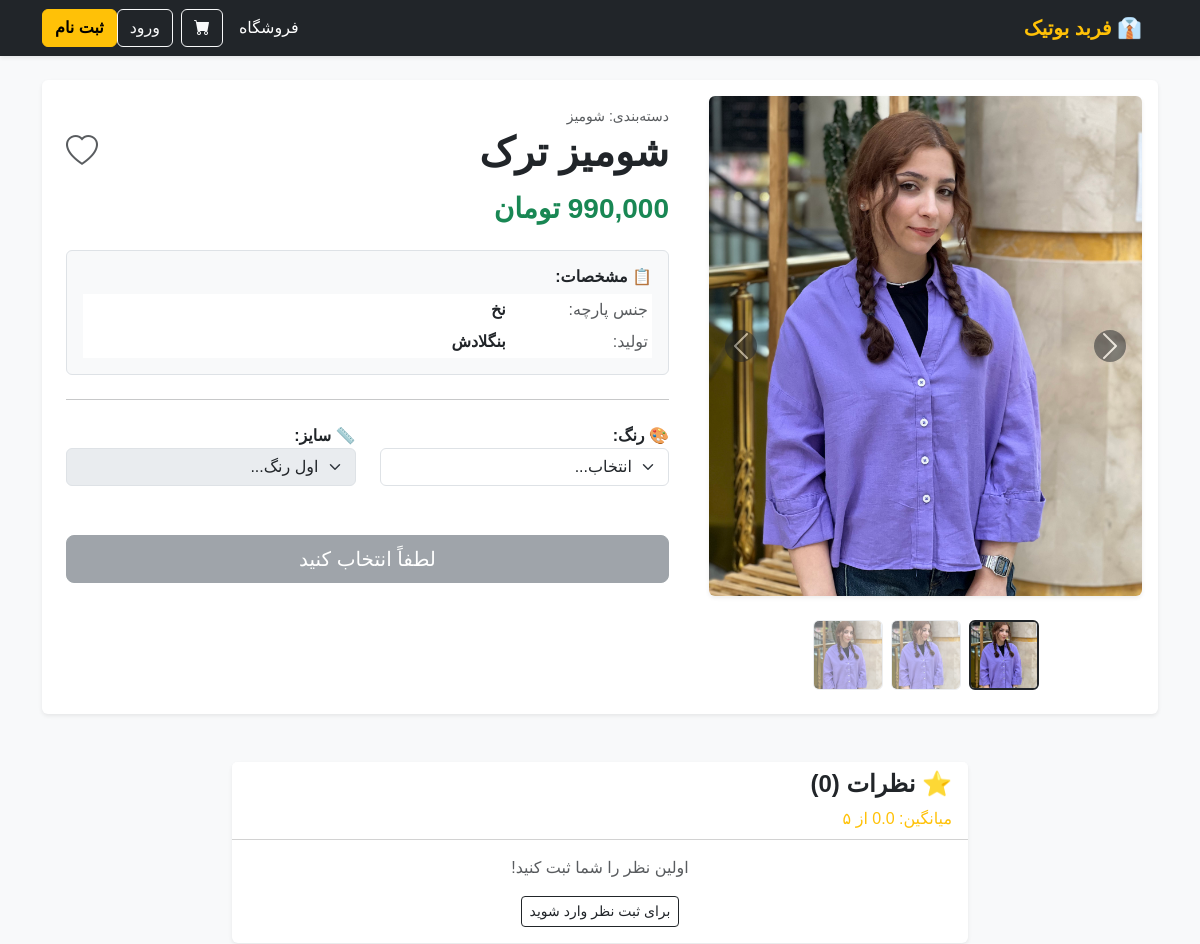
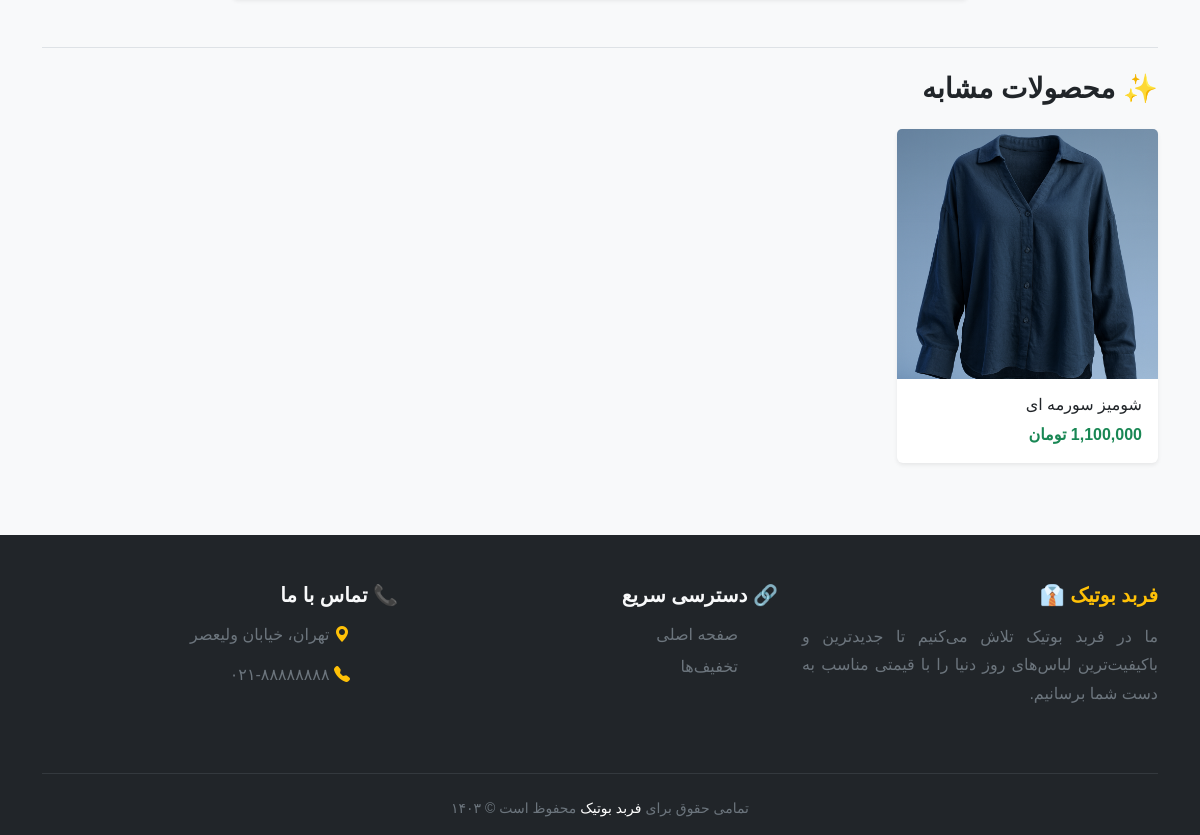
Page /product/shomz-tr/ on the committed database (2 pictures, top to bottom).
### store/models.py (models this page shows, shortened)
class Product(models.Model):
    category = models.ForeignKey(Category, related_name='products', on_delete=models.CASCADE, verbose_name="دسته‌بندی")
    name = models.CharField(max_length=200, verbose_name="نام لباس")
    slug = models.SlugField(max_length=200, db_index=True, verbose_name="آدرس URL")
    image = models.ImageField(upload_to='products/%Y/%m/%d', blank=True, verbose_name="تصویر لباس")
    description = models.TextField(blank=True, verbose_name="توضیحات (جنس پارچه و...)")
    price = models.PositiveIntegerField(verbose_name="قیمت (تومان)")
    available = models.BooleanField(default=True, verbose_name="موجود است؟")
    favorites = models.ManyToManyField(User, related_name='favorites', blank=True, verbose_name='لیست علاقه‌مندی‌ها')
    created = models.DateTimeField(auto_now_add=True)
    updated = models.DateTimeField(auto_now=True)
    class Meta:
        verbose_name = "محصول"
        verbose_name_plural = "محصولات"
        ordering = ('name',)
    def get_absolute_url(self):
        return reverse('store:product_detail', args=[self.slug])

class ProductImage(models.Model):
    product = models.ForeignKey(Product, on_delete=models.CASCADE, related_name='images')
    image = models.ImageField(upload_to='products/gallery/%Y/%m/%d', verbose_name='تصویر')
    created = models.DateTimeField(auto_now_add=True)
    class Meta:
        verbose_name = 'تصویر گالری'
        verbose_name_plural = 'گالری تصاویر'

class Category(models.Model):
    name = models.CharField(max_length=200, verbose_name='نام دسته بندی')
    slug = models.SlugField(max_length=200, unique=True, verbose_name='آدرس URL')
    class Meta:
        verbose_name = "دسته بندی"
        verbose_name_plural = "دسته بندی ها"
    def __str__(self):
        return self.name

class ProductFeature(models.Model):
    product = models.ForeignKey(Product, on_delete=models.CASCADE, related_name='features')
    name = models.CharField(max_length=50, verbose_name="نام ویژگی") # مثلا: عرض سینه
    value = models.CharField(max_length=50, verbose_name="مقدار")    # مثلا: 50 سانتی‌متر

### store/views.py (the view)
# urls.py: path('product/<slug:slug>/', views.product_detail, name='product_detail'),
def product_detail(request, slug):
    product = get_object_or_404(Product, slug=slug, available=True)
    gallery_images = product.images.all()
    variants = product.variants.all()
    variants_data = []
    for v in variants:
        variants_data.append({
            'id': v.id,
            'color_id': v.color.id,
            'size_id': v.size.id,
            'quantity': v.quantity,
            'color_name': v.color.name,
            'size_name': v.size.name
        })
    size_charts = product.size_charts.all()
    charts_data = {}
    for chart in size_charts:
        charts_data[chart.size.id] = {
            'chest': chart.chest_width,
            'length': chart.length,
            'sleeve': chart.sleeve_length
        }
    colors = set(v.color for v in variants)
    sizes = set(v.size for v in variants)
    features = product.features.all()
    similar_products = Product.objects.filter(category=product.category).exclude(id=product.id)[:4]
    reviews = product.reviews.filter(active=True)
    avg_rating = reviews.aggregate(Avg('rating'))['rating__avg']
    if avg_rating is None:
        avg_rating = 0
    if request.method == 'POST':
        if request.user.is_authenticated:
            form = ReviewForm(request.POST)
            if form.is_valid():
                review = form.save(commit=False)
                review.product = product
                review.user = request.user
                review.save()
                messages.success(request, 'نظر شما ثبت شد و پس از تایید نمایش داده می‌شود.')
                return redirect('store:product_detail', slug=slug)
        else:
            return redirect('accounts:login')
    else:
        form = ReviewForm()
    context = {
        'product': product,
        'gallery_images': gallery_images,
        'colors': colors,
        'sizes': sizes,
        'features': features,
        'variants_json': json.dumps(variants_data, cls=DjangoJSONEncoder),
        'charts_json': json.dumps(charts_data, cls=DjangoJSONEncoder),
        'similar_products': similar_products,
        'reviews': reviews,
        'avg_rating': avg_rating,
        'form': form,
    }
    return render(request, 'store/product_detail.html', context)

### store/forms.py
class ReviewForm(forms.ModelForm):
    class Meta:
        model = Review
        fields = ['rating', 'body']
        widgets = {
            'body': forms.Textarea(attrs={'class': 'form-control', 'rows': 3, 'placeholder': 'نظر خود را بنویسید...'}),
            'rating': forms.Select(attrs={'class': 'form-select'}),
        }

### store/templates/store/product_detail.html (shortened to what this page needs)
{% extends 'store/base.html' %}
{% load humanize %}
{% load jalali %}
{% block content %}
<div class="card shadow-sm border-0 mt-4">
    <div class="row g-0">
        <div class="col-md-5 p-3">
            <div id="productCarousel" class="carousel slide shadow-sm rounded overflow-hidden mb-3" data-bs-ride="carousel">
                <div class="carousel-inner">
                    <div class="carousel-item active">
                        {% if product.image %}
                            <img src="{{ product.image.url }}" class="d-block w-100" style="height: 500px; object-fit: cover; cursor: zoom-in;" onclick="showModal(this)">
                        {% else %}
                            <img src="https://via.placeholder.com/500x650" class="d-block w-100">
                        {% endif %}
                    </div>
                </div>
                {% if gallery_images %}
                    <button class="carousel-control-prev" type="button" data-bs-target="#productCarousel" data-bs-slide="prev"><span class="carousel-control-prev-icon bg-dark rounded-circle p-3"></span></button>
                    <button class="carousel-control-next" type="button" data-bs-target="#productCarousel" data-bs-slide="next"><span class="carousel-control-next-icon bg-dark rounded-circle p-3"></span></button>
                {% endif %}
            </div>
            {% if gallery_images %}
            <div class="d-flex gap-2 overflow-auto py-2 justify-content-center">
                <img src="{{ product.image.url }}" class="rounded border border-2 border-dark cursor-pointer active-thumbnail" style="width: 70px; height: 70px; object-fit: cover;" onclick="moveToSlide(0, this)">
                {% for img in gallery_images %}
                    <img src="{{ img.image.url }}" class="rounded border cursor-pointer" style="width: 70px; height: 70px; object-fit: cover; opacity: 0.6;" onclick="moveToSlide({{ forloop.counter }}, this)">
                {% endfor %}
            </div>
            {% endif %}
        </div>
        <div class="col-md-7">
            <div class="card-body p-4">
                <small class="text-muted">دسته‌بندی: {{ product.category }}</small>
                <div class="d-flex justify-content-between align-items-center mb-3">
                    <h1 class="fw-bold mb-0">{{ product.name }}</h1>
                    {% if user.is_authenticated %}
                        <a href="{% url 'store:add_to_favorites' product.id %}" class="text-decoration-none" title="افزودن به علاقه‌مندی‌ها">
                            {% if request.user in product.favorites.all %}
                                <i class="bi bi-heart-fill text-danger fs-2"></i> {% else %}
                                <i class="bi bi-heart text-danger fs-2"></i> {% endif %}
                        </a>
                    {% else %}
                        <a href="{% url 'accounts:login' %}?next={{ request.path }}" class="text-decoration-none">
                            <i class="bi bi-heart text-muted fs-2"></i>
                        </a>
                    {% endif %}
                </div>
                <h3 class="text-success fw-bold my-3">{{ product.price|intcomma }} تومان</h3>
                {% if features %}
                <div class="mt-4 p-3 bg-light rounded border">
                    <h6 class="mb-2 fw-bold">📋 مشخصات:</h6>
                    <table class="table table-sm table-borderless mb-0">
                        {% for feature in features %}
                        <tr><td class="text-muted w-25">{{ feature.name }}:</td><td class="fw-bold">{{ feature.value }}</td></tr>
                        {% endfor %}
                    </table>
                </div>
                {% endif %}
                <hr class="my-4">
                <form action="{% url 'cart:cart_add' product.id %}" method="post">
                    <div class="row">
                        <div class="col-6 mb-3">
                            <label class="fw-bold">🎨 رنگ:</label>
                            <select id="color-select" class="form-select"><option value="" disabled selected>انتخاب...</option>{% for color in colors %}<option value="{{ color.id }}">{{ color.name }}</option>{% endfor %}</select>
                        </div>
                        <div class="col-6 mb-3">
                            <label class="fw-bold">📏 سایز:</label>
                            <select id="size-select" class="form-select" disabled><option value="" disabled selected>اول رنگ...</option>{% for size in sizes %}<option value="{{ size.id }}">{{ size.name }}</option>{% endfor %}</select>
                        </div>
                    </div>
                    <div id="stock-message-box" class="mb-2" style="height: 25px;"></div>
                    <button type="submit" id="add-btn" class="btn btn-secondary btn-lg w-100" disabled>لطفاً انتخاب کنید</button>
                </form>
            </div>
        </div>
    </div>
</div>
<div class="row mt-5">
    <div class="col-md-8 mx-auto">
        <div class="card shadow-sm border-0">
            <div class="card-header bg-white">
                <h4 class="fw-bold">⭐ نظرات ({{ reviews.count }})</h4>
                <div class="text-warning">میانگین: {{ avg_rating|floatformat:1 }} از ۵</div>
            </div>
            <div class="card-body">
                {% for review in reviews %}
                    <div class="border-bottom pb-2 mb-3">
                        <div class="d-flex justify-content-between">
                            <strong>{{ review.user.username }}</strong>
                            <small class="text-muted">{{ review.created|to_jalali }}</small>
                        </div>
                        <div class="text-warning">{% with ''|center:review.rating as range %}{% for _ in range %}★{% endfor %}{% endwith %}</div>
                        <p class="mb-0 text-secondary">{{ review.body }}</p>
                    </div>
                {% empty %}
                    <p class="text-muted text-center">اولین نظر را شما ثبت کنید!</p>
                {% endfor %}
                {% if user.is_authenticated %}
                <form method="post" class="mt-4 bg-light p-3 rounded">
                    {% csrf_token %}
                    <h6 class="mb-3">دیدگاه شما:</h6>
                    <div class="mb-2">امتیاز: {{ form.rating }}</div>
                    <div class="mb-2">{{ form.body }}</div>
                    <button class="btn btn-dark btn-sm">ثبت نظر</button>
                </form>
                {% else %}
                    <div class="text-center mt-3"><a href="{% url 'accounts:login' %}" class="btn btn-outline-dark btn-sm">برای ثبت نظر وارد شوید</a></div>
                {% endif %}
            </div>
        </div>
    </div>
</div>
{% if similar_products %}
<div class="mt-5 py-4 border-top">
    <h3 class="mb-4 fw-bold">✨ محصولات مشابه</h3>
    <div class="row row-cols-1 row-cols-md-4 g-4">
        {% for similar in similar_products %}
        <div class="col">
            <div class="card h-100 shadow-sm border-0">
                <a href="{{ similar.get_absolute_url }}">
                    {% if similar.image %}<img src="{{ similar.image.url }}" class="card-img-top" style="height: 250px; object-fit: cover;">{% endif %}
                </a>
                <div class="card-body">
                    <h6 class="card-title"><a href="{{ similar.get_absolute_url }}" class="text-dark text-decoration-none">{{ similar.name }}</a></h6>
                    <div class="text-success fw-bold">{{ similar.price|intcomma }} تومان</div>
                </div>
            </div>
        </div>
        {% endfor %}
    </div>
</div>
{% endif %}
{% endblock %}

### store/templates/store/base.html (shortened to what this page needs)
{% load static %}
<!DOCTYPE html>
<html lang="fa" dir="rtl">
<head>
    <link href="https://cdn.jsdelivr.net/npm/bootstrap@5.3.0/dist/css/bootstrap.min.css" rel="stylesheet">
    <link rel="stylesheet" href="https://cdn.jsdelivr.net/npm/bootstrap-icons@1.11.0/font/bootstrap-icons.css">
</head>
<body>
    <nav class="navbar navbar-expand-lg navbar-dark bg-dark sticky-top shadow-sm">
        <div class="container">
            <a class="navbar-brand fw-bold text-warning" href="/">👔 فربد بوتیک</a>
            <div class="collapse navbar-collapse" id="navbarNav">
                <ul class="navbar-nav me-auto mb-2 mb-lg-0">
                    <li class="nav-item"><a class="nav-link active" href="{% url 'store:product_list' %}">فروشگاه</a></li>
                    </ul>
                <div class="d-flex align-items-center">
                    <a href="{% url 'cart:cart_detail' %}" class="btn btn-outline-light me-2 position-relative">
                        <i class="bi bi-cart-fill"></i>
                    </a>
                    {% if user.is_authenticated %}
                        <div class="dropdown">
                            <button class="btn btn-warning dropdown-toggle" type="button" data-bs-toggle="dropdown">
                                <i class="bi bi-person-circle"></i> {{ user.username }}
                            </button>
                            <ul class="dropdown-menu">
                                <li><a class="dropdown-item" href="{% url 'accounts:profile' %}">👤 پروفایل من</a></li>
                                <li><hr class="dropdown-divider"></li>
                                <li><a class="dropdown-item text-danger" href="{% url 'accounts:logout' %}">خروج</a></li>
                            </ul>
                        </div>
                    {% else %}
                        <a href="{% url 'accounts:login' %}" class="btn btn-outline-light me-2">ورود</a>
                        <a href="{% url 'accounts:register' %}" class="btn btn-warning fw-bold">ثبت نام</a>
                    {% endif %}
                </div>
            </div>
        </div>
    </nav>
    <div class="container" style="min-height: 60vh;">
        {% block content %}
        {% endblock %}
    </div>
    <footer class="bg-dark text-light pt-5 pb-3 mt-5">
        <div class="container">
            <div class="row">
                <div class="col-md-4 mb-4">
                    <h5 class="text-warning fw-bold mb-3">فربد بوتیک 👔</h5>
                    <p class="text-secondary" style="text-align: justify; line-height: 1.8;">
                        ما در فربد بوتیک تلاش می‌کنیم تا جدیدترین و باکیفیت‌ترین لباس‌های روز دنیا را با قیمتی مناسب به دست شما برسانیم.
                    </p>
                </div>
                <div class="col-md-4 mb-4">
                    <h5 class="fw-bold mb-3">🔗 دسترسی سریع</h5>
                    <ul class="list-unstyled text-secondary">
                        <li class="mb-2"><a href="/" class="text-decoration-none text-secondary">صفحه اصلی</a></li>
                        <li class="mb-2"><a href="#" class="text-decoration-none text-secondary">تخفیف‌ها</a></li>
                    </ul>
                </div>
                <div class="col-md-4 mb-4">
                    <h5 class="fw-bold mb-3">📞 تماس با ما</h5>
                    <ul class="list-unstyled text-secondary">
                        <li class="mb-3"><i class="bi bi-geo-alt-fill text-warning me-2"></i> تهران، خیابان ولیعصر</li>
                        <li class="mb-3"><i class="bi bi-telephone-fill text-warning me-2"></i> ۰۲۱-۸۸۸۸۸۸۸۸</li>
                    </ul>
                </div>
            </div>
            <hr class="border-secondary my-4">
            <div class="text-center text-secondary small">
                <p class="mb-0">تمامی حقوق برای <span class="text-white">فربد بوتیک</span> محفوظ است © ۱۴۰۳</p>
            </div>
        </div>
    </footer>
</body>
</html>

### store/templates/store/base.html (style rules this page uses)
body { font-family: Tahoma, sans-serif; background-color: #f8f9fa; }
a { text-decoration: none; }

### rows in the picture
Product: image (picture), category "شومیز", name "شومیز ترک", price "990,000"
ProductImage: image (picture)
ProductImage: image (picture)
ProductFeature: name "جنس پارچه", value "نخ"
ProductFeature: name "تولید", value "بنگلادش"
Product: image (picture), name "شومیز سورمه ای", price "1,100,000"

### other values in the picture
{{ reviews.count }} "0"
